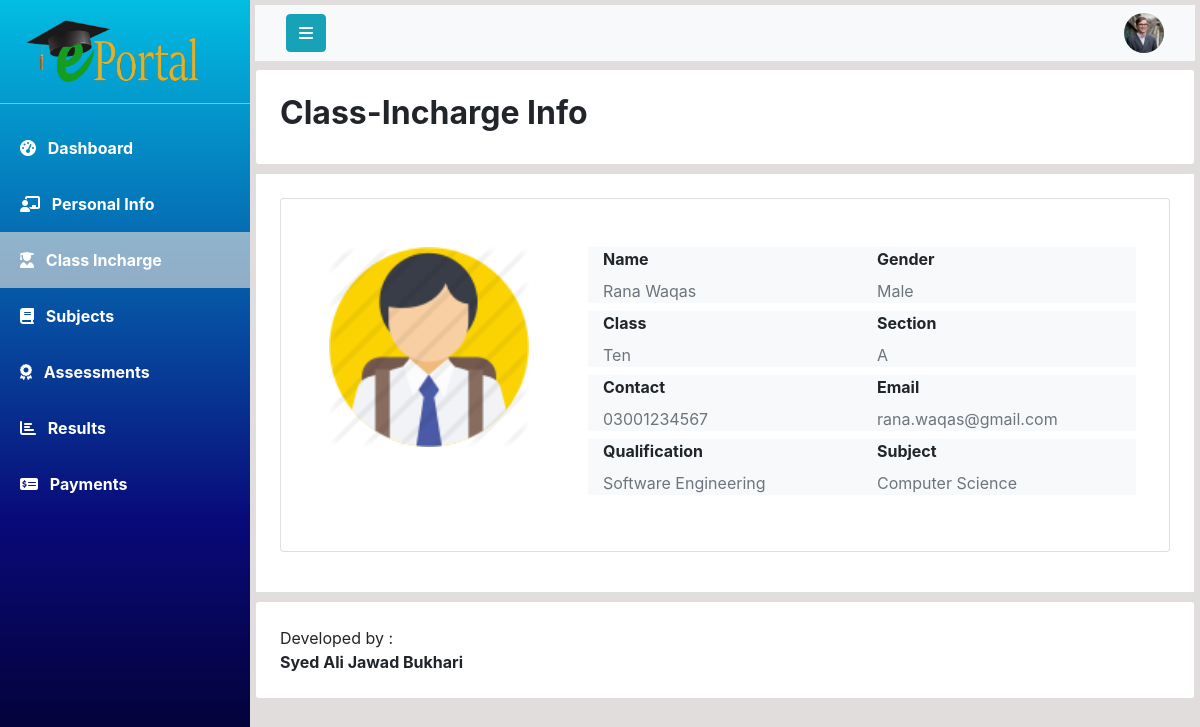
The page /php/classincharge_info.php?id=1 on the database its author committed.
### tables this page shows
CREATE TABLE `classes` (
  `class_name` varchar(20) NOT NULL,
  `section` char(1) DEFAULT NULL,
  `incharge_id` int(11) DEFAULT NULL
);

CREATE TABLE `teachers` (
  `teacher_id` int(11) NOT NULL,
  `first_name` varchar(20) DEFAULT NULL,
  `last_name` varchar(20) DEFAULT NULL,
  `mobile_number` varchar(11) DEFAULT NULL,
  `cnic` varchar(13) DEFAULT NULL,
  `address` varchar(100) DEFAULT NULL,
  `gender` varchar(10) DEFAULT NULL,
  `qualification` varchar(30) DEFAULT NULL,
  `subject` varchar(20) DEFAULT NULL,
  `joining_date` timestamp NOT NULL DEFAULT current_timestamp() ON UPDATE current_timestamp(),
  `email` varchar(30) DEFAULT NULL,
  `password` varchar(30) DEFAULT NULL
);

### php/classincharge_info.php (the view, shortened to what this page needs)
<!DOCTYPE html>
<html lang="en">
<head>
    <?php include 'links.php'; ?>
</head>
<body>
    <?php
        include 'DBManager.php';
        $studentID = $_GET['id'];
        $query = "SELECT T.first_name,T.last_name,T.mobile_number,T.email,T.gender,T.qualification,T.subject,C.class_name,C.section from Teachers AS T,classes AS C, students as S WHERE student_id = $studentID and C.class_name = S.class_name and T.teacher_id = C.incharge_id";
        $result = mysqli_query($connection,$query);
        $teacherInfo = mysqli_fetch_array($result);
    ?>
    <div class="wrapper">
        <nav id="sidebar">
            <a href="#" id="logo-container">
                <img class="mt-3 ml-4" src="../assets/logo/logo1.png" alt="Logo" width="180">
            </a>
            <hr class="my-3 sidebar-separator" style="background-color: rgba(255, 255, 255, 0.562);">
            <ul>
                <li><a class="nav-link text-white font-weight-bold px-3 py-3" href="student_dashboard.php?id=<?php echo $studentID; ?>">
                        <i class="fas fa-tachometer-alt ml-1 mr-2"></i>
                        Dashboard
                    </a>
                </li>
                <li><a class="nav-link text-white font-weight-bold px-3 py-3" href="student_info.php?id=<?php echo $studentID; ?>">
                        <i class="fas fa-chalkboard-teacher ml-1 mr-2"></i>
                        Personal Info
                    </a>
                </li>
                <li><a class="nav-link text-white font-weight-bold px-3 py-3 active">
                        <i class="fas fa-user-graduate ml-1 mr-2"></i>
                        Class Incharge
                    </a>
                </li>
                <li><a class="nav-link text-white font-weight-bold px-3 py-3" href="subjects_info.php?id=<?php echo $studentID; ?>">
                        <i class="fas fa-book ml-1 mr-2"></i>
                        Subjects
                    </a>
                </li>
                <li><a class="nav-link text-white font-weight-bold px-3 py-3" href="assessments_info.php?id=<?php echo $studentID; ?>">
                        <i class="fas fa-award ml-1 mr-2"></i>
                        Assessments
                    </a>
                </li>
                <li><a class="nav-link text-white font-weight-bold px-3 py-3" href="#">
                        <i class="fa fa-chart-bar ml-1 mr-2"></i>
                        Results
                    </a>
                </li>
                <li><a class="nav-link text-white font-weight-bold px-3 py-3" href="#">
                        <i class="fa fa-money-check-alt ml-1 mr-2"></i>
                        Payments
                    </a>
                </li>
            </ul>
        </nav>
        <div id="content" class="overflow-auto">
            <nav class="navbar mb-2 navbar-light bg-light mb-2">
                <div class="container-fluid">
                    <div class="navbar-header">
                        <button type="button" id="sidebar-toggle" onclick="hideSidebar()"
                            class="btn btn-info navbar-btn mr-auto">
                            <i class="fa fa-bars" aria-hidden="true"></i>
                        </button>
                    </div>
                    <a class="text-decoration-none">
                        <img src="../assets/user-profile.jpg" id="user-profile" onclick="showDropdown()" width="40"height="40" class="rounded-circle ml-auto" alt="User Profile">
                    </a>
                </div>
            </nav>
            <div class="card mb-2 p-4">
                <h2><b>Class-Incharge Info</b></h2>
            </div>
            <div class="card bg-white mb-2 p-4 rounded-0" id="content-wrapper">
                <div class="card bg-white p-5 mb-3">
                    <div class="row">
                        <div class="col-4">
                            <img src="../assets/user-icon.png" alt="Profile" width="200" height="200">
                        </div>
                        <div class="col-8">
                            <div class="row mb-2 bg-light">
                                <div class="col-6">
                                    <label class="font-weight-bold text-black d-block">Name</label>
                                    <span class="text-muted"><?php echo $teacherInfo['first_name']." ".$teacherInfo['last_name']; ?></span>
                                </div>
                                <div class="col-6">
                                    <label class="font-weight-bold text-black d-block">Gender</label>
                                    <span class="text-muted"><?php echo $teacherInfo['gender']; ?></span>
                                </div>
                            </div>
                            <div class="row mb-2 bg-light">
                                <div class="col-6">
                                    <label class="font-weight-bold text-black d-block">Class</label>
                                    <span class="text-muted"><?php echo $teacherInfo['class_name']; ?></span>
                                </div>
                                <div class="col-6">
                                    <label class="font-weight-bold text-black d-block">Section</label>
                                    <span class="text-muted"><?php echo $teacherInfo['section']; ?></span>
                                </div>
                            </div>
                            <div class="row mb-2 bg-light">
                                <div class="col-6">
                                    <label class="font-weight-bold text-black d-block">Contact</label>
                                    <span class="text-muted"><?php echo $teacherInfo['mobile_number']; ?></span>
                                </div>
                                <div class="col-6">
                                    <label class="font-weight-bold text-black d-block">Email</label>
                                    <span class="text-muted"><?php echo $teacherInfo['email']; ?></span>
                                </div>
                            </div>
                            <div class="row mb-2 bg-light">
                                <div class="col-6">
                                    <label class="font-weight-bold text-black d-block">Qualification</label>
                                    <span class="text-muted"><?php echo $teacherInfo['qualification']; ?></span>
                                </div>
                                <div class="col-6">
                                    <label class="font-weight-bold text-black d-block">Subject</label>
                                    <span class="text-muted"><?php echo $teacherInfo['subject']; ?></span>
                                </div>
                            </div>
                        </div>
                    </div>
                </div>
            </div>
            <div class="card p-4 bg-white" id="footer">
                Developed by : <b>Syed Ali Jawad Bukhari</b>
            </div>
        </div>
    </div>
</body>
</html>

### css/style.css (style rules this page uses)
* { padding: 0; margin: 0; box-sizing: border-box; }
.wrapper { display: flex; align-items: stretch; background-color: rgb(226, 221, 221); max-height: 100vh; }
#sidebar { width: 250px; height: 100%; position: fixed; top: 0; left: 0; background-color: #30336b; background: rgb(2,0,36); background: linear-gradient(360deg, rgba(2,0,36,1) 0%, rgba(9,9,121,1) 35%, rgb(2, 189, 226)100%); transition: all 1s; }
#sidebar .active { background-color: rgba(219, 219, 219, 0.651); }
#content { width: 100%; height: 100vh; padding: 5px; margin-left: 250px; overflow-x: hidden; transition: all 1s; }
#dropdown a { text-decoration: none; }

### rows shown on the page
classes: incharge.first_name "Rana", incharge.last_name "Waqas", incharge.gender "Male", class_name "Ten", section "A", incharge.mobile_number "03001234567", incharge.email "rana.waqas@gmail.com", incharge.qualification "Software Engineering", incharge.subject "Computer Science"
